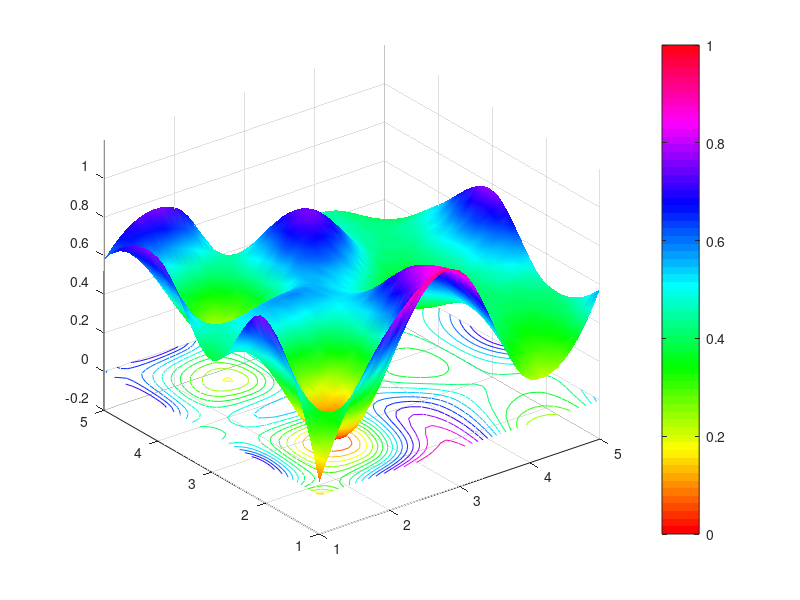

Write the MATLAB code that produced this figure.
clf; clear; clc;
Z0 = rand(5);
[X0,Y0] = meshgrid(1:5);
[X1,Y1] = meshgrid(1:0.1:5,1:0.1:5);
Z1 = interp2(X0,Y0,Z0,X1,Y1,'cubic');
surf(X1,Y1,Z1);
zlim([-0.2 1.2])
colormap(hsv);
shading interp
hold on
contour(X1,Y1,Z1,15)
c.LineWidth = 5;
colorbar
caxis([0 1])








